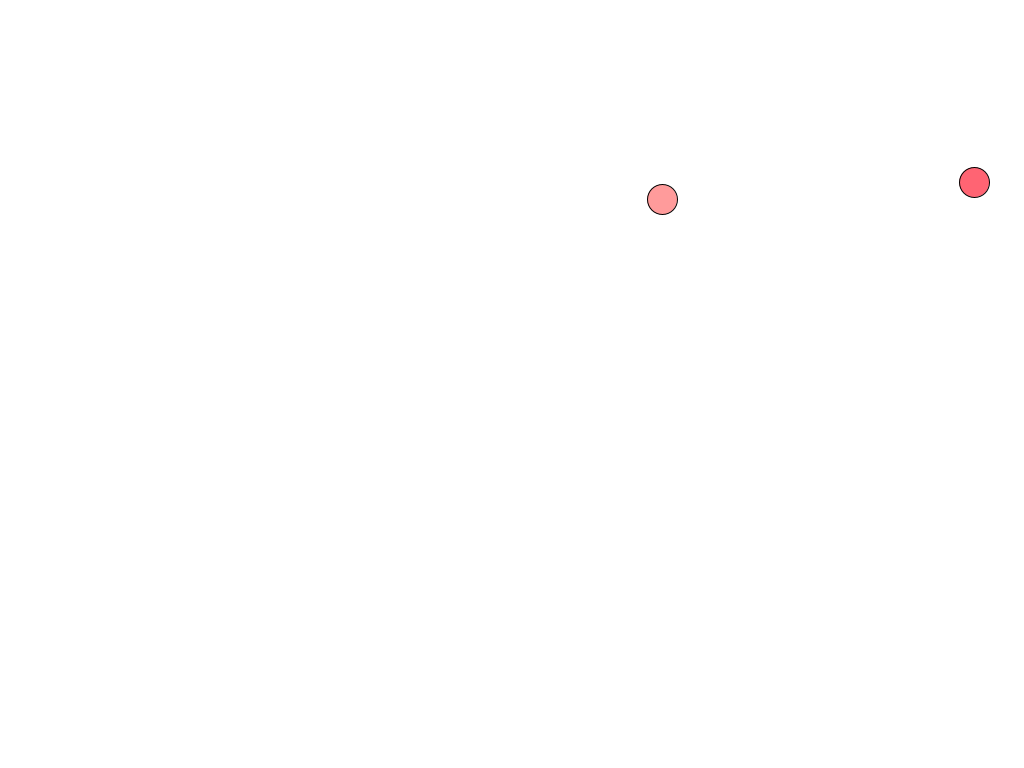
Frame 1 (no input)
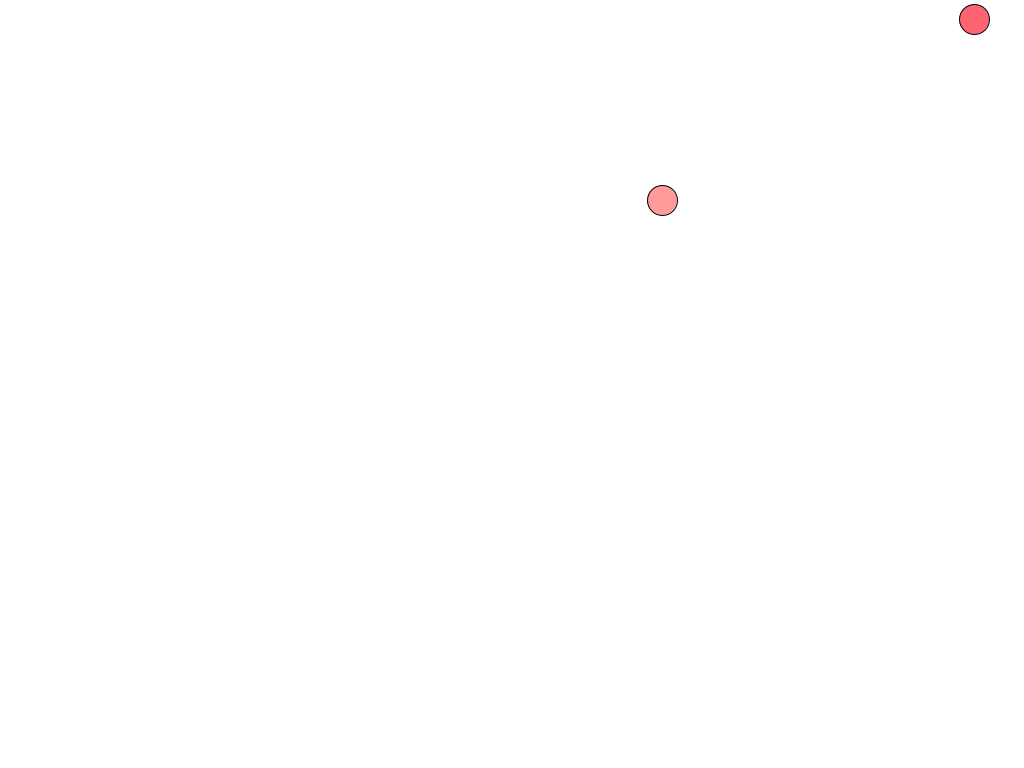
Frame 60 (the mouse pressed at the canvas centre just before this capture)
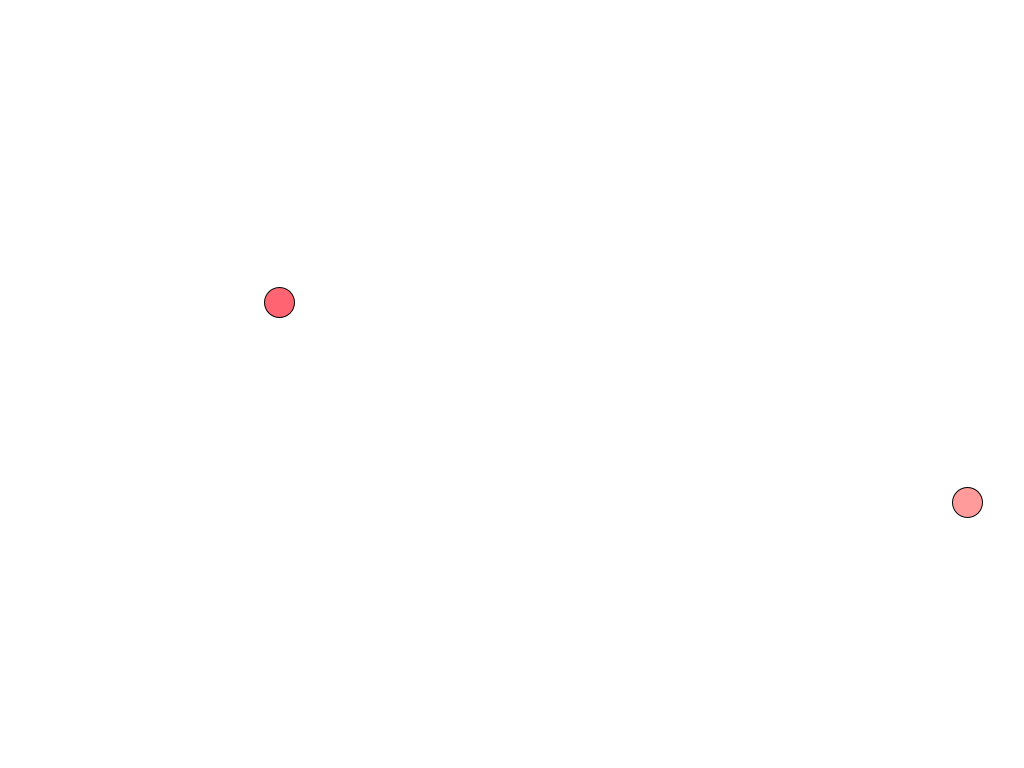
Frame 120 (the mouse held since frame 60 and released just before this capture)

The Processing sketch that drew these frames (run headless with seeded random() and noise(); from frame 60 on, the mouse is pressed at the canvas centre):

// Processing sketch: Forces
// ── Forces.pde
Mover mover;
Balloon balloon;
float tx, ty;
        
void setup() {
  size(1024,768);
  mover = new Mover();
  balloon = new Balloon();
  tx = 0;
  ty = 100000;
}
void draw() {
  background(255);
  if (mousePressed) {        
      PVector wind = new PVector(noise(tx)/2,noise(ty)/2);
      mover.applyForce(wind);
      balloon.applyForce(wind);
      tx += 1;
      ty += 1;
  }
  balloon.render();
  mover.render();
}

// ── Balloon.pde
class Balloon extends Mover {
  PVector lift, normalForce, wind;

  Balloon() {
    super();
    lift = new PVector(0,-0.1);
    diameter = 30;  
    normalForce = new PVector(0,0); 

  }
  void update() {
     if (location.y < 0+diameter/2 && velocity.y < -0.1) { 
      location.y = 0+diameter/2;      
      normalForce.y = -acceleration.y;
      velocity.y *= -0.4;
      applyForce(normalForce);
    } else if (location.y < 0+diameter/2 && velocity.y >= -0.1) {
      velocity.y = 0;
      location.y = 0+diameter/2;
      applyForce(PVector.mult(lift,-1));
    }
    applyForce(lift);
    velocity.add(acceleration);
    velocity.limit(topSpeed);
    location.add(velocity);    
    acceleration.mult(0);

  }
  
  void display() {
    stroke(0);
    fill(255,100,115);
    ellipse(location.x,location.y,diameter,diameter);
  }  
  
  void checkEdges() {
    if (location.x > width) {
      location.x = 0;
    } else if (location.x < 0) {
      location.x = width;
    }
    if (location.y > height) {
      location.y = 0;
    }
  }
  
  int signum(float f) {
    if (f > 0) return 1;
    if (f < 0) return -1;
    return 0;
  }
  
}

// ── MassMover.pde
class MassMover {
  
  PVector location, velocity, acceleration;
  float diameter, topSpeed, mass;
  boolean willRender;  
  
  MassMover() {
    location = new PVector(random(width),random(height));
    velocity = new PVector(0,0);
    acceleration = new PVector(-0.001,0.01);
    willRender = true;
    topSpeed = 10;
    mass = 10.0;
  }
  
  void applyForce(PVector force) {
    PVector f = force.get();
    f.div(mass);
    acceleration.add(f);       
  }
  
  void update() {    
    velocity.add(acceleration);
    velocity.limit(topSpeed);
    location.add(velocity);
    acceleration.mult(0);
  }
  
  void display() {
    stroke(0);
    fill(255,155,155);
    ellipse(location.x,location.y,diameter,diameter);
  }
  
  void checkEdges() {
    if (location.x > width) {
      location.x = 0;
    } else if (location.x < 0) {
      location.x = width;
    }
 
    if (location.y > height) {
      location.y = 0;
    } else if (location.y < 0) {
      location.y = height;
    }
  }
  
  void render() {
    if (willRender) {
      update();
      checkEdges();
      display();
    }
  }
  
  void toggleRender() {
    if (willRender == false) {
      willRender = true;
    } else {
      willRender = false;
    }
  }
  
}

// ── Mover.pde
class Mover {
  
  PVector location;
  PVector velocity;
  PVector acceleration;
  float diameter;
  float topSpeed;
  boolean willRender;
  
  Mover() {
    location = new PVector(random(width),random(height));
    velocity = new PVector(0,0);
    acceleration = new PVector(-0.001,0.01);
    diameter = 30.0;
    willRender = true;
    topSpeed = 10;
  }
  
  void applyForce(PVector force) {
    acceleration.add(force);
  }
  
  void update() {    
    velocity.add(acceleration);
    velocity.limit(topSpeed);
    location.add(velocity);
    acceleration.mult(0);
  }
  
  void display() {
    stroke(0);
    fill(255,155,155);
    ellipse(location.x,location.y,diameter,diameter);
  }
  
  void checkEdges() {
    if (location.x > width) {
      location.x = 0;
    } else if (location.x < 0) {
      location.x = width;
    }
 
    if (location.y > height) {
      location.y = 0;
    } else if (location.y < 0) {
      location.y = height;
    }
  }
  
  void render() {
    if (willRender) {
      update();
      checkEdges();
      display();
    }
  }
  
  void toggleRender() {
    if (willRender == false) {
      willRender = true;
    } else {
      willRender = false;
    }
  }
  
}
